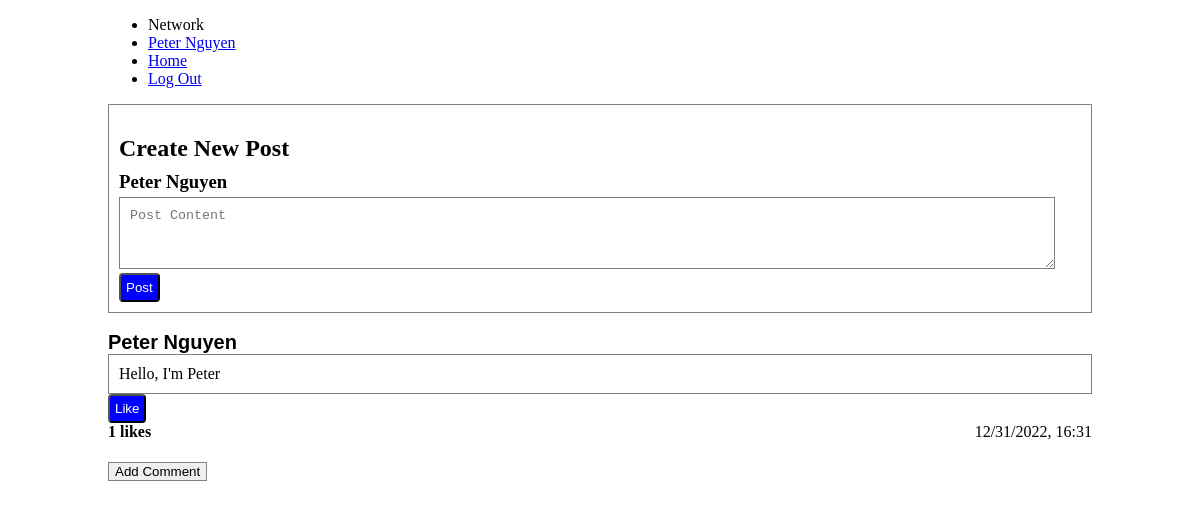
The page / (signed in) on the database its author committed.
### tables this page shows
CREATE TABLE posts (
    id INTEGER PRIMARY KEY AUTOINCREMENT,
    user_id INTEGER NOT NULL,
    username TEXT NOT NULL,
    content TEXT NOT NULL,
    likes INTEGER DEFAULT 0 NOT NULL,
    datetime NUMERIC NOT NULL,
    FOREIGN KEY (user_id) REFERENCES users(id)
);

### app.py (the view)
@app.route("/", methods=["GET", "POST"])
@login_required
def index():
    if request.method == "GET":
        pass
    if request.method == "POST":
        content = request.form.get("content")
        if content:
            create_post(content)
        posts = get_posts()
    posts = get_posts()
    return render_template("index.html", posts=posts)

### helpers.py (called while the page is built)
def executeDB(query, arg=None):
    conn = sql.connect('network.db')
    conn.row_factory = sql.Row # "dictionary cursor"
    cur = conn.cursor()
    if arg == None:
        cur.execute(query)
    else:
        cur.execute(query, arg)
    value = cur.fetchall()
    conn.commit()
    conn.close()
    return value

def get_posts(user_id=None):
    if user_id == None:
        posts = executeDB("SELECT * FROM posts ORDER BY datetime DESC")
    else:
        posts = executeDB("SELECT * FROM posts WHERE user_id = ? ORDER BY datetime DESC", [user_id])
    return posts

def login_required(f):
    @wraps(f)
    def decorated_function(*args, **kwargs):
        if session.get("user_id") is None:
            return redirect("/login")
        return f(*args, **kwargs)
    return decorated_function

### templates/index.html (shortened to what this page needs)
{% extends "layout.html" %}
{% block body %}
    <div class="post">
        <h2>Create New Post</h2>
        <h3 class="username">{{ session["username"] }}</h3>
        <form action="/" method="post">
            <textarea class="post text-box" placeholder="Post Content" name="content"></textarea>
            <br>
            <input class="button" type="submit" value="Post">
        </form>
    </div>
    <br>
    {% for post in posts %}
        <form action="/profile" method="post">
            <input class="profile-name" type="submit" value="{{ post["username"] }}">
        </form>
        <div class="post">{{ post["content"] }}</div>
        <button id="like-button{{ post["id"] }}" onclick=likeFeature({{post['id']}}) class="like button">Like</button>
        <h4 id="like-count{{ post['id'] }}" class="inline">{{ post["likes"] }} likes</h4>
        <p class="inline right">{{ post["datetime"] }}</p>
        <br>
        <button class="comment" name="post{{ post["id"] }}">Add Comment</button>
        <br>
    {% endfor %}
{% endblock %}

### templates/layout.html (shortened to what this page needs)
<!DOCTYPE html>
<html lang="en">
    <head>
        <link href="{{ url_for('static', filename='styles.css') }}" rel="stylesheet">
    </head>
    <body id="page-padding">
        <nav>
            <div>
                <div>
                    {% if session["user_id"] %}
                        <ul>
                            <li>Network</li>
                            <li><a href= "/profile">{{ session["username"] }}</a></li>
                            <li><a href="/">Home</a></li>
                            <li ><a href="/logout">Log Out</a></li>
                        </ul>
                    {% else %}
                        <ul>
                            <li><a href="/register">Register</a></li>
                            <li><a href="/login">Log In</a></li>
                        </ul>
                    {% endif %}
                </div>
            </div>
        </nav>
        {% block body %}{% endblock %}
    </body>
</html>

### static/styles.css (style rules this page uses)
.inline { margin-top: 0px; display: inline-block; }
.username { line-height: 0; margin-bottom:15px; }
.post { border-color: gray; border-style: solid; border-width:thin; padding: 10px; margin-bottom:0px; }
.text-box { height: fit-content; width: 95%; max-width: viewport; min-height: 50px; }
.comment { margin-top: 0px; border: 1px solid gray; }
.right { float: right; }
.button { background-color:blue; color: white; border-radius: 4px; padding: 5px; display:block; }
#page-padding { padding-left: 100px; padding-right:100px; }
.profile-name { background: none!important; border: none; padding: 0!important; font-family: arial, sans-serif; font-size: 20px; color: black; cursor: pointer; font-weight: bold; }

### rows shown on the page
posts: username "Peter Nguyen", content "Hello, I'm Peter", likes "1", datetime "12/31/2022, 16:31"
